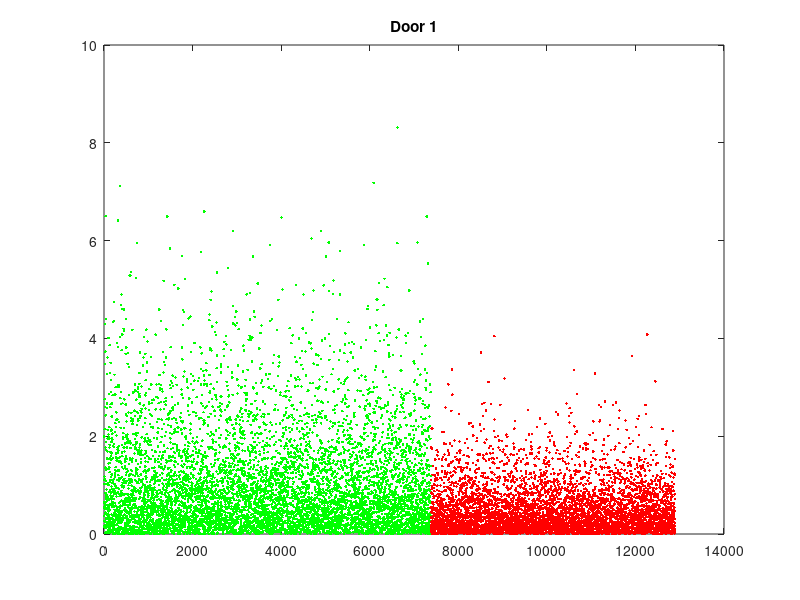

This chart was generated by the following MATLAB code: (Note: this script raises an error after producing the figure.)
function detectathon

    clc;
    close all;

    % --------------------- Determine case 1, 2 or 3 ----------------------

    y1      = load("door1.mat").y;  % row vector of interarrival times
    n       = length(y1);           % 12,894
    t0      = (7*24*.73)*60;        % Possible minute of malfunciton

    % find t0 index
    t0_index = 0;
    tn = 0;
   
    for i = 1:n
        tn = tn + y1(i);
        if (tn >= t0)
            t0_index = i;
            break;
        end
    end
    
    lambda_n  = 1/mean(y1);
    lambda_0_t0 = 1/mean(y1(1:t0_index-1));
    lambda_t0_n = 1/mean(y1(t0_index:n));
    
    MSE_a = (lambda_n - 1)^2;
    MSE_b = (lambda_n - 2)^2;
    MSE_c = (lambda_0_t0 - 1)^2 + (lambda_t0_n - 2)^2;
    
    fprintf("Door 1:\n");
    fprintf("   MSE a: (%3.2f-%i)^2 = %3.2f\n", ...
        lambda_n, 1, MSE_a);
    fprintf("   MSE b: (%3.2f-%i)^2 = %3.2f\n", ...
        lambda_n, 2, MSE_b);
    fprintf("   MSE c: = (%3.2f-1)^2 + (%3.2f-2)^2 = %6.5f\n", lambda_0_t0, lambda_t0_n, MSE_c);
    fprintf("   MSE is minimized for case c (break at t0_i=%i)\n", t0_index)

    plot(1:n, y1', "g.")
    hold on;
    plot(t0_index:n, y1(t0_index:n)', "r.")
    title("Door 1")

    % ---------------------- find t0 known lambdas ------------------------

    t0_ML = 0;
    e_min = inf;
    for i = 2:n
        
        lambda1_i = 1/mean(y1(1:i-1));
        lambda2_i = 1/mean(y1(i:n));

        e = (1 - lambda1_i)^2 + (2 - lambda2_i)^2;
        
        if (e < e_min)
            e_min = e;
            lambda1_ML = lambda1_i;
            lambda2_ML = lambda2_i;
            t0_ML = i;
        end

    end

    fprintf("   t0_i known lambdas: %i with squared error = %6.6f\n", ...
        t0_ML, e_min);
    fprintf("       lambda_1: %6.2f\n       lambda_2: %6.2f\n", ...
        lambda1_ML, lambda2_ML);

    % ---------------------- find t0 unknown lambdas ----------------------

    t0_ML = 0;
    diff_max = 0;
    radius = 100;
    
    for i = radius+1:n-radius

        y_pre = y1(i-radius:i-1);
        y_post = y1(i:i+radius);
        
        m1 = 1/mean(y_pre);
        m2 = 1/mean(y_post);
        diff = (m2 - m1)^2;
        
        if (diff > diff_max)
            diff_max = diff;
            t0_ML = i;
            lambda1_ML = m1;
            lambda2_ML = m2;
        end

    end

    fprintf("   t0_i unknown lambdas: %i with window size %i:\n", t0_ML, radius*2+1);
    fprintf("      lambda_1: %6.2f\n      lambda_2: %6.2f\n", ...
        lambda1_ML, lambda2_ML);
    fprintf("      squared difference = %6.6f\n", diff_max);

    % ---------------------- Which cameras break? ----------------------

    for j = 1:10
   
        filename = "door" + j + ".mat";
        y = load(filename).y;
        n = length(y);

        t0_ML = 0;
        diff_max = 0;
        radius = 100;
    
        for i = radius+1:n-radius
        
            y_pre = y(i-radius:i-1);
            y_post = y(i:i+radius);
            
            m1 = 1/mean(y_pre);
            m2 = 1/mean(y_post);
            diff = (m2 - m1)^2;
            
            if (diff > diff_max)
                diff_max = diff;
                t0_ML = i;
                lambda1_ML = m1;
                lambda2_ML = m2;
            end

        end
        
        fprintf("Max diff for door %i: %6.5f\n", j, diff_max);
        
        if (diff_max > 1)
            plot(1:n, y', "g.")
            hold on;
            plot(t0_ML:n, y(t0_ML:n)', "r.")
            title("Door" + j)
            figure()
        end

    end

    fprintf("Failures occur at doors 1, 3, and 7\n\n");

end

function ret = poisson(k, lambda)
    ret = (lambda^k*exp(-lambda))/factorial(k);
end